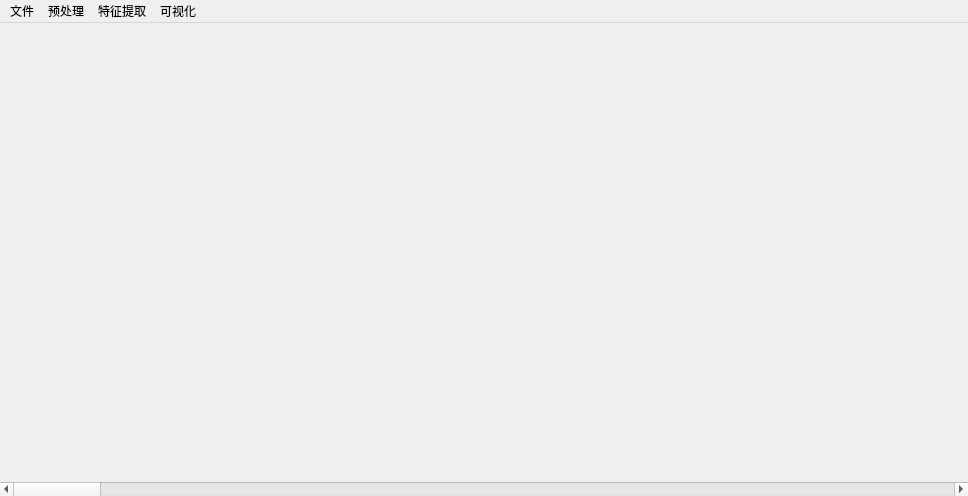
<?xml version="1.0" encoding="UTF-8"?>
<ui version="4.0">
 <class>MainWindow</class>
 <widget class="QMainWindow" name="MainWindow">
  <property name="geometry">
   <rect>
    <x>0</x>
    <y>0</y>
    <width>968</width>
    <height>496</height>
   </rect>
  </property>
  <property name="windowTitle">
   <string>MainWindow</string>
  </property>
  <widget class="QWidget" name="centralwidget">
   <layout class="QVBoxLayout" name="verticalLayout">
    <property name="spacing">
     <number>1</number>
    </property>
    <property name="leftMargin">
     <number>0</number>
    </property>
    <property name="topMargin">
     <number>0</number>
    </property>
    <property name="rightMargin">
     <number>0</number>
    </property>
    <property name="bottomMargin">
     <number>0</number>
    </property>
    <item>
     <widget class="QCustomPlot" name="graph" native="true">
      <property name="sizePolicy">
       <sizepolicy hsizetype="Expanding" vsizetype="Minimum">
        <horstretch>0</horstretch>
        <verstretch>0</verstretch>
       </sizepolicy>
      </property>
     </widget>
    </item>
    <item>
     <widget class="QScrollBar" name="hScrollBar">
      <property name="orientation">
       <enum>Qt::Horizontal</enum>
      </property>
     </widget>
    </item>
   </layout>
  </widget>
  <widget class="QMenuBar" name="menubar">
   <property name="geometry">
    <rect>
     <x>0</x>
     <y>0</y>
     <width>968</width>
     <height>25</height>
    </rect>
   </property>
   <widget class="QMenu" name="menufile">
    <property name="title">
     <string>文件</string>
    </property>
    <addaction name="actOpenFile"/>
    <addaction name="actRectFile"/>
   </widget>
   <widget class="QMenu" name="menu">
    <property name="title">
     <string>预处理</string>
    </property>
   </widget>
   <widget class="QMenu" name="menu_2">
    <property name="title">
     <string>特征提取</string>
    </property>
   </widget>
   <widget class="QMenu" name="menu_3">
    <property name="title">
     <string>可视化</string>
    </property>
   </widget>
   <addaction name="menufile"/>
   <addaction name="menu"/>
   <addaction name="menu_2"/>
   <addaction name="menu_3"/>
  </widget>
  <action name="actOpenFile">
   <property name="enabled">
    <bool>true</bool>
   </property>
   <property name="icon">
    <iconset theme="accessories-dictionary">
     <normaloff>.</normaloff>.</iconset>
   </property>
   <property name="text">
    <string>打开文件</string>
   </property>
  </action>
  <action name="actiont">
   <property name="text">
    <string>功率谱图</string>
   </property>
  </action>
  <action name="actiontest">
   <property name="icon">
    <iconset resource="res.qrc">
     <normaloff>:/image/image/zoomin.png</normaloff>:/image/image/zoomin.png</iconset>
   </property>
   <property name="text">
    <string>拉伸</string>
   </property>
   <property name="toolTip">
    <string>加速</string>
   </property>
  </action>
  <action name="action">
   <property name="icon">
    <iconset resource="res.qrc">
     <normaloff>:/image/image/zoomout.png</normaloff>:/image/image/zoomout.png</iconset>
   </property>
   <property name="text">
    <string>收缩</string>
   </property>
   <property name="toolTip">
    <string>减速</string>
   </property>
  </action>
  <action name="actionopenBCI">
   <property name="text">
    <string>openBCI</string>
   </property>
  </action>
  <action name="prtsc">
   <property name="icon">
    <iconset resource="res.qrc">
     <normaloff>:/image/image/cut.png</normaloff>:/image/image/cut.png</iconset>
   </property>
   <property name="text">
    <string>截图</string>
   </property>
  </action>
  <action name="action0_1s">
   <property name="text">
    <string>0.1s</string>
   </property>
  </action>
  <action name="action0_5s">
   <property name="text">
    <string>0.5s</string>
   </property>
  </action>
  <action name="action1s">
   <property name="text">
    <string>1s</string>
   </property>
  </action>
  <action name="action2">
   <property name="text">
    <string>2s</string>
   </property>
  </action>
  <action name="action5s">
   <property name="text">
    <string>5s</string>
   </property>
  </action>
  <action name="action10s">
   <property name="text">
    <string>10s</string>
   </property>
  </action>
  <action name="action20s">
   <property name="text">
    <string>20s</string>
   </property>
  </action>
  <action name="actStart">
   <property name="icon">
    <iconset resource="res.qrc">
     <normaloff>:/image/image/start.png</normaloff>:/image/image/start.png</iconset>
   </property>
   <property name="text">
    <string>开始</string>
   </property>
  </action>
  <action name="actStop">
   <property name="icon">
    <iconset resource="res.qrc">
     <normaloff>:/image/image/pause.png</normaloff>:/image/image/pause.png</iconset>
   </property>
   <property name="text">
    <string>暂停</string>
   </property>
  </action>
  <action name="actStepforward">
   <property name="icon">
    <iconset resource="res.qrc">
     <normaloff>:/image/image/fast_forward.png</normaloff>:/image/image/fast_forward.png</iconset>
   </property>
   <property name="text">
    <string>快进</string>
   </property>
  </action>
  <action name="actStepback">
   <property name="icon">
    <iconset resource="res.qrc">
     <normaloff>:/image/image/fast_rewind.png</normaloff>:/image/image/fast_rewind.png</iconset>
   </property>
   <property name="text">
    <string>后退</string>
   </property>
  </action>
  <action name="actSpeedup">
   <property name="text">
    <string>加速</string>
   </property>
  </action>
  <action name="actSpeeddown">
   <property name="text">
    <string>减速</string>
   </property>
  </action>
  <action name="actTimeJump">
   <property name="icon">
    <iconset resource="res.qrc">
     <normaloff>:/image/image/time.png</normaloff>:/image/image/time.png</iconset>
   </property>
   <property name="text">
    <string>时间跳转</string>
   </property>
  </action>
  <action name="graphViewSet">
   <property name="text">
    <string>视图设置</string>
   </property>
  </action>
  <action name="actConnect">
   <property name="text">
    <string>连接</string>
   </property>
  </action>
  <action name="actionPsd">
   <property name="text">
    <string>傅里叶变换</string>
   </property>
  </action>
  <action name="actionl">
   <property name="text">
    <string>脑热图</string>
   </property>
  </action>
  <action name="actRectFile">
   <property name="text">
    <string>最近打开的文件</string>
   </property>
  </action>
 </widget>
 <customwidgets>
  <customwidget>
   <class>QCustomPlot</class>
   <extends>QWidget</extends>
   <header location="global">qcustomplot.h</header>
   <container>1</container>
  </customwidget>
 </customwidgets>
 <resources>
  <include location="res.qrc"/>
 </resources>
 <connections/>
</ui>
